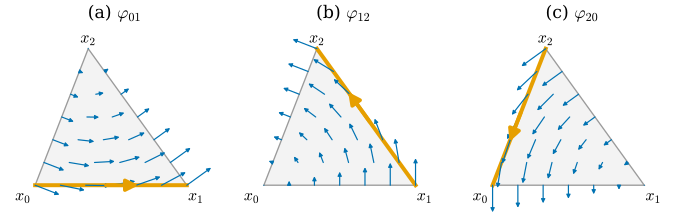

The script that saved this image:
"""Figure 36.3.1: the three Whitney 1-forms of a triangle as vector fields (Section 36.3).

Triangle T = [x_0, x_1, x_2] with x_0 = (0, 0), x_1 = (1, 0), x_2 = (0.35, 0.9) (the triangle of Figure 33.1.1(b)),
counterclockwise. Panel (a), (b), (c) show the vector proxy (Euclidean sharp) of phi_01, phi_12, phi_20 where
phi_ab = phi_a d(phi_b) - phi_b d(phi_a), sampled on the barycentric grid with step 1/6 (points on the edges included).
The edge [a, b] whose Whitney form is drawn is orange with its direction a -> b.
Self-check: the integral of phi_ab over its own edge is 1 and over the other two edges 0; along its own edge the
tangential component phi_ab(x_b - x_a) is identically 1; on the other two edges the arrows are perpendicular to
the edge (tangential component 0); div of the proxy is 0 and its curl (d phi_ab) is 1/A on the triangle.

Run from the project root:
``PYTHONPATH=tools python3 chapters/36-discrete-exterior-calculus/figures/fig-36-3-1-whitney-basis.py``
"""

import dgdec as dd

import dgfig  # noqa: E402

dgfig.setup()

import matplotlib.pyplot as plt  # noqa: E402
import numpy as np  # noqa: E402
from matplotlib.patches import FancyArrowPatch, Polygon  # noqa: E402

T = np.array([[0.0, 0.0], [1.0, 0.0], [0.35, 0.9]])
A = 0.5 * 0.9
G = dd.barycentric_gradients(T)
assert np.allclose(G.sum(0), 0)
pairs = ((0, 1), (1, 2), (2, 0))
m = 6
B = np.array([[i / m, j / m, (m - i - j) / m] for i in range(m + 1) for j in range(m + 1 - i)])
B = B[:, [2, 0, 1]]                       # (lambda_0, lambda_1, lambda_2)
P = B @ T
tq, wq = dd.gauss_legendre_01(4)
for (a, b) in pairs:
    # integrals over the three edges
    for (c, d) in pairs:
        val = sum(w * dd.whitney_basis(np.eye(3)[c] * (1 - t) + np.eye(3)[d] * t, G, a, b) @ (T[d] - T[c])
                  for t, w in zip(tq, wq))
        assert abs(val - (1.0 if (c, d) == (a, b) else 0.0)) < 1e-14
    W = dd.whitney_basis(B, G, a, b)
    on_ab = np.isclose(B[:, a] + B[:, b], 1.0)
    assert np.allclose(W[on_ab] @ (T[b] - T[a]), 1.0)
    for (c, d) in pairs:
        if (c, d) != (a, b):
            on = np.isclose(B[:, c] + B[:, d], 1.0)
            assert np.allclose(W[on] @ (T[d] - T[c]), 0.0)
    # curl: d phi_ab = 2 d(phi_a) ^ d(phi_b), whose density is 2 det[G_a G_b] = 1 / A for a counterclockwise pair
    assert abs(2 * (G[a, 0] * G[b, 1] - G[a, 1] * G[b, 0]) - 1 / A) < 1e-12

C = dgfig.COLORS
fig, axes = plt.subplots(1, 3, figsize=(7.2, 2.75))
scale = 0.16
names = [r"(a) $\varphi_{01}$", r"(b) $\varphi_{12}$", r"(c) $\varphi_{20}$"]
for ax, (a, b), name in zip(axes, pairs, names):
    ax.add_patch(Polygon(T, closed=True, facecolor="#F3F3F3", edgecolor="#9A9A9A", lw=1.0, zorder=0))
    ax.plot(*T[[a, b]].T, color=C["accent"], lw=3.0, zorder=1)
    ax.add_patch(FancyArrowPatch(T[a] + 0.45 * (T[b] - T[a]), T[a] + 0.7 * (T[b] - T[a]), arrowstyle="-|>",
                                 mutation_scale=18, color=C["accent"], lw=2.8, zorder=5))
    W = dd.whitney_basis(B, G, a, b)
    for p, v in zip(P, W):
        ax.add_patch(FancyArrowPatch(p, p + scale * v, arrowstyle="-|>", mutation_scale=6, color=C["tangent"],
                                     lw=0.9, shrinkA=0, shrinkB=0, zorder=3))
    for v, off in zip(range(3), ([-0.08, -0.07], [0.06, -0.07], [0.0, 0.07])):
        ax.text(*(T[v] + np.array(off)), rf"$x_{v}$", fontsize=12, ha="center", va="center")
    ax.set_title(name, fontsize=13)
    ax.set_xlim(-0.2, 1.25)
    ax.set_ylim(-0.17, 1.05)
    ax.set_aspect("equal")
    ax.set_axis_off()
fig.subplots_adjust(left=0.01, right=0.99, top=0.88, bottom=0.02, wspace=0.04)
dgfig.save(fig, __file__)
